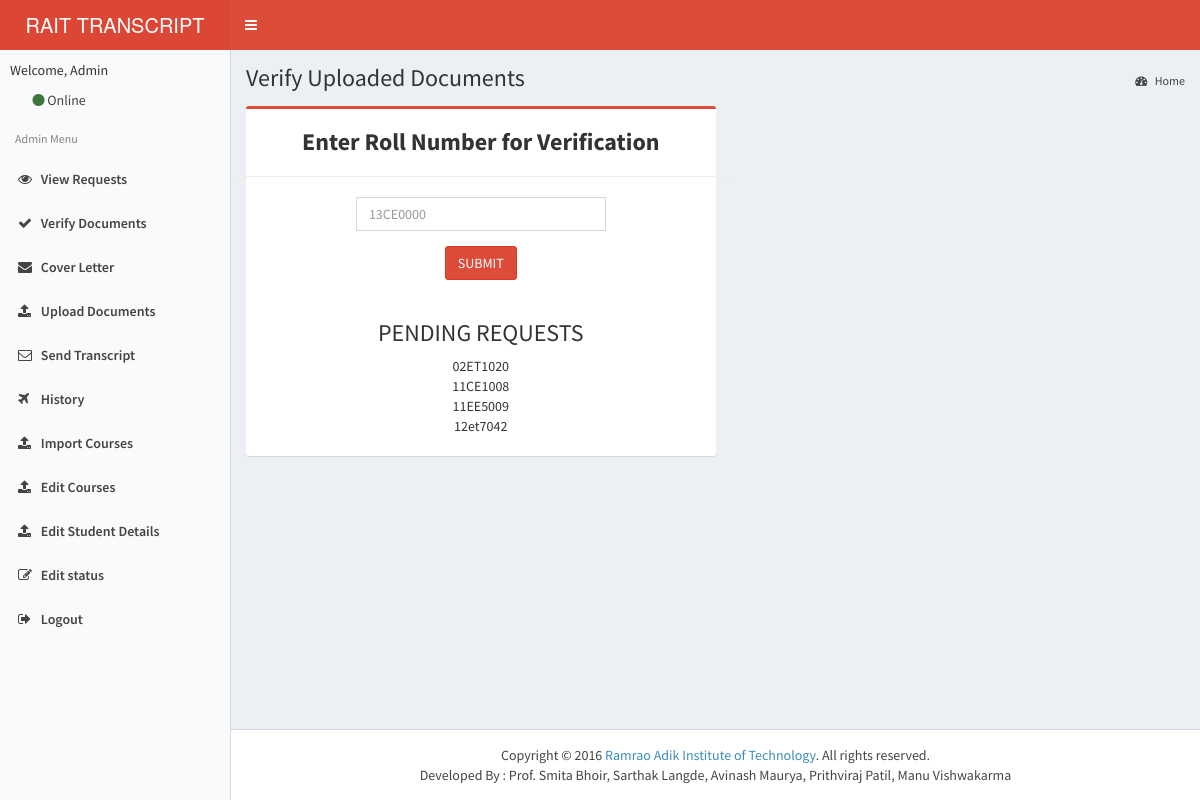
The page /admin/verify_details_start.php on the database its author committed.
### tables this page shows
CREATE TABLE `current_status` (
  `roll` varchar(10) NOT NULL,
  `status` int(11) NOT NULL
);

### admin/verify_details_start.php (the view, shortened to what this page needs)
<?php
include 'header.php';
?>
      <div class="content-wrapper">
        <section class="content-header">
          <h1>
            Verify Uploaded Documents
          </h1>
          <ol class="breadcrumb">
            <li class="active"><a href="index.php"><i class="fa fa-dashboard"></i> Home</a></li>
          </ol>
        </section>
        <section class="content">
		<div class = "box box-danger" style="width:50%"><center>
<?php
	echo '
<form class="form-horizontal"id="form1" name="check_docs" method="POST" width="50%" action="view_checklist.php">
<div class="form-group">
	<center><h3><strong>Enter Roll Number for Verification</strong></h3></center><hr>
     <input type="text" class="form-control" name="roll" placeholder="13CE0000" style="width:50%" required>
  </div>
  <center>
   <button type="submit"  class="btn btn-danger  style="width:50%" name="checklist" >SUBMIT</button>
 </center>
</form><br>
 ';
$sql ="SELECT * FROM current_status WHERE status=1";
$res =mysqli_query($connect,$sql);
if(mysqli_num_rows($res) == 0)
{
	echo '<center><h3>NO PENDING REQUESTS</h3></center>';
}
else
{
	echo "<center> <h3>PENDING REQUESTS</h3>";
	while($row = mysqli_fetch_array($res))
	{
		echo $row['roll'].'<br>';
	}
	echo "</center>";
}
?><br>
        </section>
      </div>
     <div>
      <?php
	  include 'footer.php';
	  ?>
</html>

### rows shown on the page
current_status: roll "02ET1020"
current_status: roll "11CE1008"
current_status: roll "11EE5009"
current_status: roll "12et7042"
